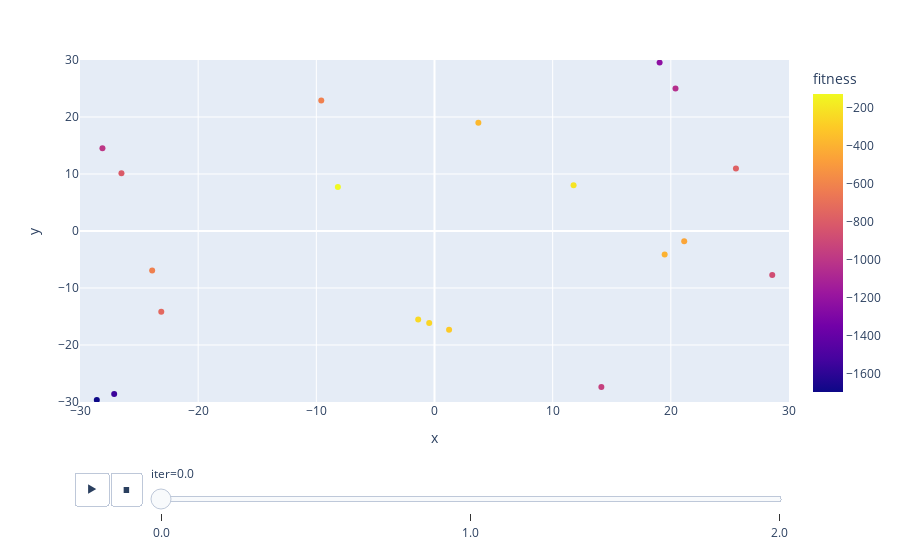

Write notebook code for a chart like this one.
### Code cell
df = pd.DataFrame(columns=['x', 'y', 'fitness', 'iter'])

for i in range(3):
    init = (np.random.rand(20, 2) * 60) - 30
    fit = genetico(init, esfera).reshape(-1,1)
    iter = np.tile([i], 20).reshape(-1, 1)
    init = np.concatenate((init, fit, iter), axis=1)
    df = pd.concat([df, pd.DataFrame(init, columns=df.columns)]).reset_index(drop=True)

fig = px.scatter(df, x='x', y='y', color='fitness', animation_frame='iter',
                 range_y=[-30, 30], range_x=[-30, 30])
fig.show()

### Figure 1 — Plotly figure (JSON) as saved in the notebook; plotly's stock layout.template omitted (floating-point values rounded to 4 significant figures)
{"data": [{"hovertemplate": "iter=0.0<br>x=%{x}<br>y=%{y}<br>fitness=%{marker.color}<extra></extra>", "legendgroup": "", "marker": {"color": [-1695.0, -243.6, -804.1, -203.1, -301.1, -616.8, -1236.0, -618.6, -948.9, -1552.0, -1041.0, -449.8, -126.5, -771.0, -1000.0, -876.5, -396.5, -261.3, -735.4, -374.9], "coloraxis": "coloraxis", "symbol": "circle"}, "mode": "markers", "name": "", "orientation": "v", "showlegend": false, "type": "scatter", "x": [-28.58, -1.38, -26.49, 11.77, 1.235, -9.582, 19.05, -23.89, 14.12, -27.11, 20.39, 21.13, -8.176, 25.51, -28.1, 28.58, 19.48, -0.4481, -23.12, 3.712], "xaxis": "x", "y": [-29.64, -15.55, 10.11, 8.037, -17.31, 22.91, 29.54, -6.909, -27.38, -28.58, 25.01, -1.811, 7.725, 10.97, 14.51, -7.715, -4.14, -16.16, -14.17, 19.0], "yaxis": "y"}], "layout": {"coloraxis": {"colorbar": {"title": {"text": "fitness"}}, "colorscale": [[0, "#0d0887"], [0.1111, "#46039f"], [0.2222, "#7201a8"], [0.3333, "#9c179e"], [0.4444, "#bd3786"], [0.5556, "#d8576b"], [0.6667, "#ed7953"], [0.7778, "#fb9f3a"], [0.8889, "#fdca26"], [1, "#f0f921"]]}, "legend": {"tracegroupgap": 0}, "margin": {"t": 60}, "sliders": [{"active": 0, "currentvalue": {"prefix": "iter="}, "len": 0.9, "pad": {"b": 10, "t": 60}, "steps": [{"args": [["0.0"], {"frame": {"duration": 0, "redraw": false}, "fromcurrent": true, "mode": "immediate", "transition": {"duration": 0, "easing": "linear"}}], "label": "0.0", "method": "animate"}, {"args": [["1.0"], {"frame": {"duration": 0, "redraw": false}, "fromcurrent": true, "mode": "immediate", "transition": {"duration": 0, "easing": "linear"}}], "label": "1.0", "method": "animate"}, {"args": [["2.0"], {"frame": {"duration": 0, "redraw": false}, "fromcurrent": true, "mode": "immediate", "transition": {"duration": 0, "easing": "linear"}}], "label": "2.0", "method": "animate"}], "x": 0.1, "xanchor": "left", "y": 0, "yanchor": "top"}], "updatemenus": [{"buttons": [{"args": [null, {"frame": {"duration": 500, "redraw": false}, "fromcurrent": true, "mode": "immediate", "transition": {"duration": 500, "easing": "linear"}}], "label": "&#9654;", "method": "animate"}, {"args": [[null], {"frame": {"duration": 0, "redraw": false}, "fromcurrent": true, "mode": "immediate", "transition": {"duration": 0, "easing": "linear"}}], "label": "&#9724;", "method": "animate"}], "direction": "left", "pad": {"r": 10, "t": 70}, "showactive": false, "type": "buttons", "x": 0.1, "xanchor": "right", "y": 0, "yanchor": "top"}], "xaxis": {"anchor": "y", "domain": [0, 1], "range": [-30, 30], "title": {"text": "x"}}, "yaxis": {"anchor": "x", "domain": [0, 1], "range": [-30, 30], "title": {"text": "y"}}}}
